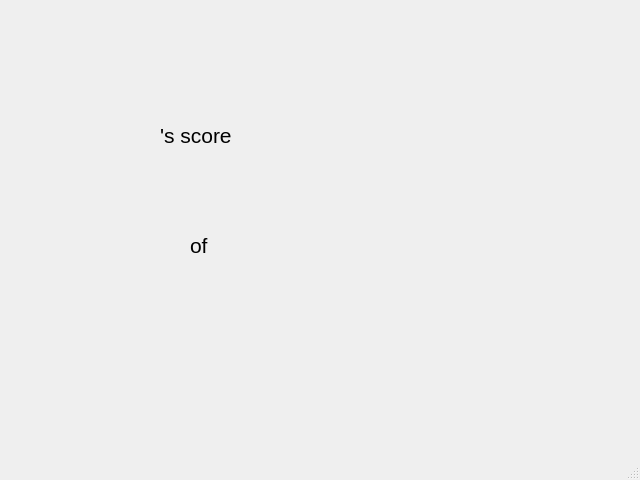
<?xml version="1.0" encoding="UTF-8"?>
<ui version="4.0">
 <class>ResultWindow</class>
 <widget class="QMainWindow" name="ResultWindow">
  <property name="geometry">
   <rect>
    <x>0</x>
    <y>0</y>
    <width>640</width>
    <height>480</height>
   </rect>
  </property>
  <property name="windowTitle">
   <string>MainWindow</string>
  </property>
  <widget class="QWidget" name="centralwidget">
   <widget class="QLabel" name="label">
    <property name="geometry">
     <rect>
      <x>160</x>
      <y>110</y>
      <width>161</width>
      <height>50</height>
     </rect>
    </property>
    <property name="font">
     <font>
      <pointsize>16</pointsize>
     </font>
    </property>
    <property name="text">
     <string>'s score</string>
    </property>
   </widget>
   <widget class="QLabel" name="studentName">
    <property name="geometry">
     <rect>
      <x>40</x>
      <y>110</y>
      <width>100</width>
      <height>50</height>
     </rect>
    </property>
    <property name="font">
     <font>
      <pointsize>14</pointsize>
     </font>
    </property>
    <property name="text">
     <string/>
    </property>
   </widget>
   <widget class="QLabel" name="correctQues">
    <property name="geometry">
     <rect>
      <x>70</x>
      <y>220</y>
      <width>100</width>
      <height>50</height>
     </rect>
    </property>
    <property name="font">
     <font>
      <pointsize>16</pointsize>
      <bold>true</bold>
     </font>
    </property>
    <property name="text">
     <string/>
    </property>
   </widget>
   <widget class="QLabel" name="totalQues">
    <property name="geometry">
     <rect>
      <x>270</x>
      <y>220</y>
      <width>100</width>
      <height>50</height>
     </rect>
    </property>
    <property name="font">
     <font>
      <pointsize>16</pointsize>
      <bold>true</bold>
     </font>
    </property>
    <property name="text">
     <string/>
    </property>
   </widget>
   <widget class="QLabel" name="label_2">
    <property name="geometry">
     <rect>
      <x>190</x>
      <y>230</y>
      <width>41</width>
      <height>31</height>
     </rect>
    </property>
    <property name="font">
     <font>
      <pointsize>16</pointsize>
     </font>
    </property>
    <property name="text">
     <string>of</string>
    </property>
   </widget>
  </widget>
  <widget class="QMenuBar" name="menubar">
   <property name="geometry">
    <rect>
     <x>0</x>
     <y>0</y>
     <width>640</width>
     <height>17</height>
    </rect>
   </property>
  </widget>
  <widget class="QStatusBar" name="statusbar"/>
 </widget>
 <resources/>
 <connections/>
</ui>
